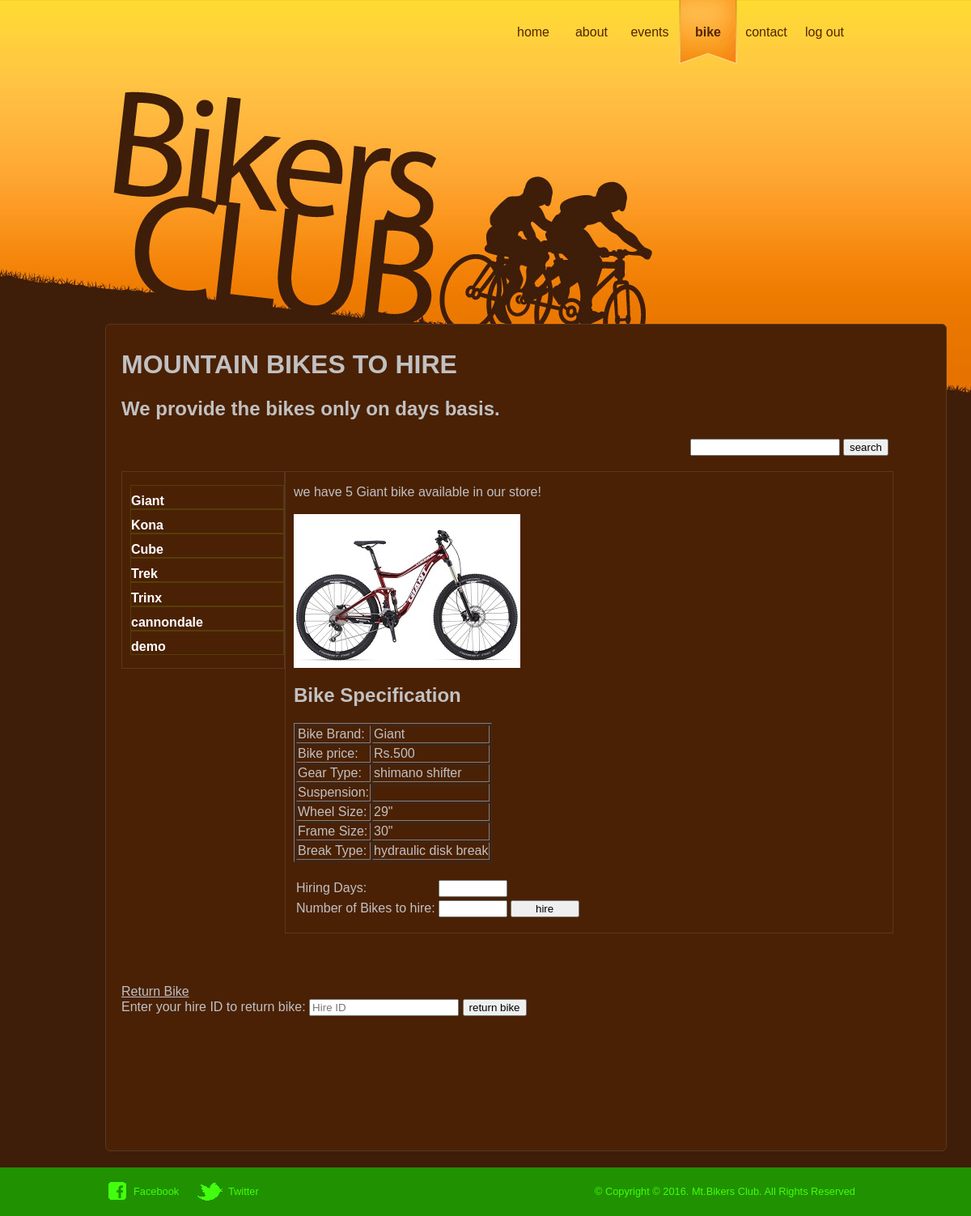
Screenshot of /bikesavailable.php (signed in) with the database file from the repository.
### tables this page shows
CREATE TABLE `bike` (
`B_id` int(3) NOT NULL,
  `Bike_name` varchar(100) DEFAULT NULL,
  `Bike_price` int(100) NOT NULL,
  `Bike_gear` varchar(50) DEFAULT NULL,
  `Bike_suspension` varchar(50) DEFAULT NULL,
  `Bike_break` varchar(50) DEFAULT NULL,
  `Bike_framesize` varchar(20) DEFAULT NULL,
  `Bike_wheelsize` varchar(20) DEFAULT NULL,
  `Bike_image` varchar(50) DEFAULT NULL,
  `Bike_totalstock` int(50) NOT NULL,
  `Bike_availablestock` int(50) NOT NULL
);

### bikesavailablecontroller.php (called while the page is built, shortened)
<?php include_once("databasequeries.php") ?>
<?php
$id = 0;
$bikes = array();
$db->connect();
$bike_result=$db->query("select * from bike WHERE Bike_availablestock > 0");
while($bike=$db->fetchArray($bike_result)){
    $b = new Bike();
    $b->id = $bike["B_id"];
    $b->name = $bike['Bike_name'];
    $b->price = $bike['Bike_price'];
    $b->geartype = $bike['Bike_gear'];
    $b->suspension = $bike['Bike_suspension'];
    $b->wheelsize = $bike['Bike_wheelsize'];
    $b->framesize = $bike['Bike_framesize'];
    $b->breaktype = $bike['Bike_break'];
    $b->image = $bike['Bike_image'];
    $b->totalstock = $bike['Bike_totalstock'];
    $b->availablestock = $bike['Bike_availablestock'];
    $bikes[] = $b;
}
if($id==0){
    $selectedBike = $bikes[0];
}
?>

### databasequeries.php (called while the page is built, shortened)
<?php
class Database {
    var $con;
    function connect(){
        $this -> con= mysql_connect('localhost','root','root');
    }
    function query($sql) {
        return mysql_query($sql, $this->con);
    }
    function fetchArray($reultset){
        return mysql_fetch_array($reultset);
    }
}
$db = new Database();
?>

### bikesavailable.php (the view, shortened to what this page needs)
<?php
include_once("bikesavailablecontroller.php");
?>
<html>
<head>
	<link href="css/style.css" rel="stylesheet" type="text/css" />
</head>
<body>
	<div id="page">
		<div id="header">
			<ul>
				<li><a href="home.php">home</a></li>
				<li><a href="about.php">about</a></li>
				<li><a href="event.php">events</a></li>
				<li class="current"><a href="bikesavailable.php">bike</a></li>
				<li><a href="contact-us.php">contact</a></li>
                <li><a href="index.php">log out</a></li>
			</ul>
		</div>
		<div id="body">
			<div class="bikecontents">
				<h1>MOUNTAIN BIKES TO HIRE</h1>
                <h2>We provide the bikes only on days basis.</h2>
                <div style="margin-left: 700px ">
                    <form action="bikesavailable.php" method="post">
                        <table border="0">
                            <tr>
                                <td><input type="text" name="searchbikename"></td>
                                <td><input type="submit" name="search" value="search"></td>
                            </tr>
                        </table>
                    </form>
                </div>
                <div class="bikelist">
                    <ul>
                        <?php
                          foreach($bikes as $bike):?>
                            <li><a href="bikesavailable.php?id=<?php echo $bike->id ?>"><?php echo $bike->name ?></a></li>
                    <?php endforeach; ?>
                    </ul>
                </div>
				<div class="bikeinfo">
					<ul>
						<li>
                            <?php
                            if(isset($_POST['search'])) {
                                foreach ($searchedbikes as $bike):
                                    ?>
                                    we have <?php echo $bike->availablestock;?> <?php echo $bike->name; ?> available in our store!
                                    <br><br>
                                    <a href=""><img src="<?php echo $bike->image; ?>" width="280" height="190" alt="Bikers Club" title="Bikers Club"></a>
                                    <div>
                                        <div style="margin-top: 15px;margin-bottom: 15px;">
                                            <h2>Bike Specification</h2>
                                            <table border="1">
                                                <tr>
                                                    <td>Bike Brand:</td>
                                                    <td><?php echo $bike->name ?></td>
                                                </tr>
                                                <tr>
                                                    <td>Bike price:</td>
                                                    <td>Rs.<?php echo $bike->price ?></td>
                                                </tr>
                                                <tr>
                                                    <td>Gear Type:</td>
                                                    <td><?php echo $bike->geartype; ?></td>
                                                </tr>
                                                <tr>
                                                    <td>Suspension:</td>
                                                    <td><?php echo $bike->suspension ?></td>
                                                </tr>
                                                <tr>
                                                    <td>Wheel Size:</td>
                                                    <td><?php echo $bike->wheelsize ?></td>
                                                </tr>
                                                <tr>
                                                    <td>Frame Size:</td>
                                                    <td><?php echo $bike->framesize ?></td>
                                                </tr>
                                                <tr>
                                                    <td>Break Type:</td>
                                                    <td><?php echo $bike->breaktype ?></td>
                                                </tr>
                                            </table>
                                        </div>
                                        <form name="bikeform1" action="confirmbike.php" method="post">
                                            <input type="hidden" name="id" value="<?php echo $bike->id; ?>"/>
                                            Hiring Days:
                                            <input type="text" name="hiretime" class="bikeform"/>
                                            Number of Bikes to hire:
                                            <input type="text" name="numberofbike" class="bikeform"/>
                                            <input type="submit" value="hire" class="bikeform"/>
                                        </form>
                                    </div>
                                <?php
                                endforeach;
                            }
                            else{
                            ?>
                                we have <?php echo $selectedBike->availablestock;?> <?php echo $selectedBike->name; ?> bike available in our store!
                                <br><br>
                            <a href=""><img src="<?php echo $selectedBike->image;?>" width="280" height="190" alt="Bikers Club" title="Bikers Club"></a>
                            <div>
                                <div style="margin-top: 15px; margin-bottom: 15px;">
                                    <h2>Bike Specification</h2>
                                    <table border="1">
                                        <tr>
                                            <td>Bike Brand:</td>
                                            <td><?php echo $selectedBike->name ?></td>
                                        </tr>
                                        <tr>
                                            <td>Bike price:</td>
                                            <td>Rs.<?php echo $selectedBike->price ?></td>
                                        </tr>
                                        <tr>
                                            <td>Gear Type:</td>
                                            <td><?php echo $selectedBike->geartype; ?></td>
                                        </tr>
                                        <tr>
                                            <td>Suspension:</td>
                                            <td><?php echo $selectedBike->suspension ?></td>
                                        </tr>
                                        <tr>
                                            <td>Wheel Size:</td>
                                            <td><?php echo $selectedBike->wheelsize ?></td>
                                        </tr>
                                        <tr>
                                            <td>Frame Size:</td>
                                            <td><?php echo $selectedBike->framesize ?></td>
                                        </tr>
                                        <tr>
                                            <td>Break Type:</td>
                                            <td><?php echo $selectedBike->breaktype ?></td>
                                        </tr>
                                    </table>
                                </div>
                                <form name="bikeform1" action="confirmbike.php" method="post">
                                    <table border="0">
                                        <tr>
                                            <td><input type="hidden" name="id" value="<?php echo $selectedBike->id; ?>" /></td>
                                        </tr>
                                        <tr>
                                            <td>Hiring Days:</td>
                                            <td><input type="text" name="hiretime" class="bikeform"/></td>
                                        </tr>
                                        <tr>
                                            <td>Number of Bikes to hire:</td>
                                            <td><input type="text" name="numberofbike" class="bikeform"/></td>
                                            <td><input type="submit" value="hire" class="bikeform"/></td>
                                        </tr>
                                </form>
                            </div>
                            <?php } ?>
						</li>
					</ul>
				</div>
                <div style="margin-top: 650px">
                    <u>Return Bike</u>
                    <form action="returnbike.php" method="post">
                        Enter your hire ID to return bike:
                        <input type="text" name="returnhireid" placeholder="Hire ID">
                        <input type="submit" value="return bike">
                    </form>
                </div>
			</div>
		</div>
	</div>
    <?php require('footer.php') ?>
</body>
</html>

### css/style.css (style rules this page uses)
.bikeform { width: 85px; }
body { background:#3e1d09 url(../images/bg-body.jpg) center top no-repeat; color: #c1c1c1; font-family: Arial, Verdana, Helvetica, sans-serif; margin:0; }
#page { width:940px; margin:0px auto; padding:0px 10px; }
#header div a.join, #header ul li a:hover, #header ul li.current, #sidebar input.button { background:url(../images/buttons.gif) no-repeat; }
#header { height:400px; margin:0px; text-align:right; }
#header ul { display:inline-block; margin:0px 15px 30px 0px; padding:0px; }
#header ul li { float:left; line-height:80px; list-style-type:none; text-align:center; }
#header ul li a { color:#552305; display:block; height:80px; width:72px; text-decoration:none; }
#header ul li a:hover, #header ul li.current { font-weight:600; background-position:0 0; }
#body { display:inline-block; margin:0; height:auto; }
#body a { color:#ffffff; font-weight: bold; text-decoration: none; outline: medium none; }
#body .bikecontents { background-color:#4a2105; display:inline-block; min-height:1000px; border:1px solid #5a3721; border-radius:6px; margin-bottom:20px; padding:10px 19px; width: 1000px; }
#body .bikecontents div.bikelist { float: left; border:1px solid #5a3721; height:auto; width:200px; }
#body .bikecontents div.bikeinfo { float: left; border:1px solid #5a3721; height:auto; width:750px; }
#body .bikecontents div.bikelist ul { list-style-type: none; padding-left: 10px; }
#body .bikecontents div.bikelist ul li { border: 1px solid #563e08; padding-top: 10px; }
#body .bikecontents div.bikeinfo ul { list-style-type: none; padding-left: 10px; }
img { border:0px; }
#header ul { *width:435px; }
#header ul { _display:static; _height:80px; _width:435px; }
#header ul li { _width:72px; }

### rows the page displays
bike: Bike_name "Giant", Bike_availablestock "5", Bike_image (picture), Bike_price "500", Bike_gear "shimano shifter", Bike_wheelsize "29\"", Bike_framesize "30\"", Bike_break "hydraulic disk break"
bike: Bike_name "Kona"
bike: Bike_name "Cube"
bike: Bike_name "Trek"
bike: Bike_name "Trinx"
bike: Bike_name "cannondale"
bike: Bike_name "demo"
